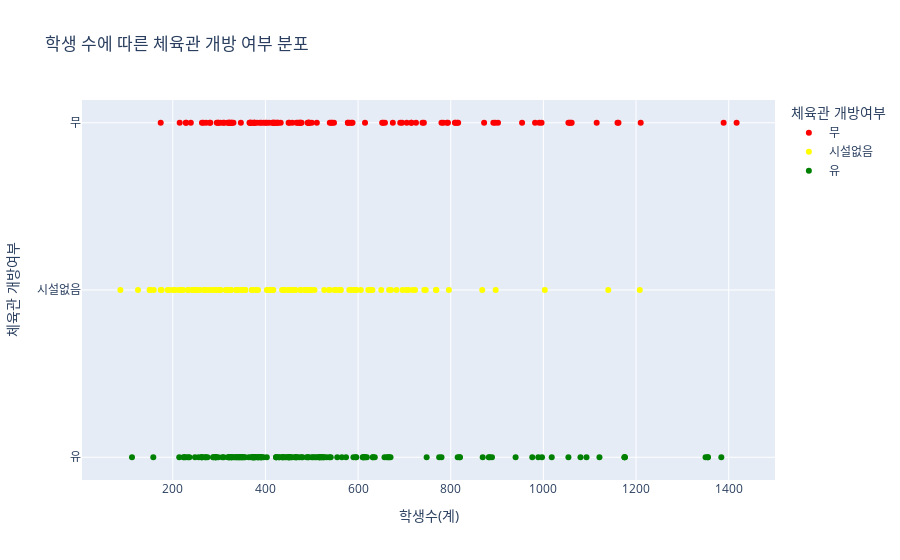

The cell this chart's notebook holds for it:
### Code cell
# '학생수(계)' 열에서 괄호 안의 숫자를 제거하고 숫자로 변환
info_ms['학생수(계)'] = info_ms['학생수(계)'].str.extract('(\d+)').astype(int)
# 그래프 그리기

fig = px.scatter(
    info_ms, 
    x='학생수(계)', 
    y='체육관 개방여부', 
    color='체육관 개방여부', 
    text=None,  # 마우스를 대면 학교 이름 표시
    hover_data=['학교명'],
    title='학생 수에 따른 체육관 개방 여부 분포',
    color_discrete_map={'유': 'green', '무': 'red', '시설없음': 'yellow'},  # 색상 설정
)

# 그래프 출력
fig.show()

### Figure 1 — Plotly figure (JSON) as saved in the notebook; plotly's stock layout.template omitted (floating-point values rounded to 4 significant figures; data arrays with more than 128 entries replaced by an {"elided": "..."} marker saying what was removed)
{"data": [{"customdata": [["개원중학교"], ["경원중학교"], ["구룡중학교"], ["압구정중학교"], ["대명중학교"], ["대왕중학교"], ["대치중학교"], ["서운중학교"], ["서일중학교"], ["신구중학교"], ["신동중학교"], ["신사중학교"], ["언북중학교"], ["언주중학교"], ["휘문중학교"], ["가락중학교"], ["가원중학교"], ["고덕중학교"], ["동신중학교"], ["명일중학교"], ["신명중학교"], ["오금중학교"], ["오륜중학교"], ["잠신중학교"], ["풍납중학교"], ["한산중학교"], ["한영중학교"], ["등명중학교"], ["등원중학교"], ["목일중학교"], ["삼정중학교"], ["성재중학교"], ["송정중학교"], ["신월중학교"], ["양강중학교"], ["월촌중학교"], ["화원중학교"], ["신도림중학교"], ["안천중학교"], ["영남중학교"], ["영서중학교"], ["영원중학교"], ["오남중학교"], ["우신중학교"], ["윤중중학교"], ["한울중학교"], ["동대문중학교"], ["상봉중학교"], ["성일중학교"], ["숭인중학교"], ["신현중학교"], ["원묵중학교"], ["장안중학교"], ["장평중학교"], ["전농중학교"], ["전동중학교"], ["전일중학교"], ["중랑중학교"], ["남성중학교"], ["봉림중학교"], ["신림중학교"], ["노일중학교"], ["녹천중학교"], ["방학중학교"], ["백운중학교"], ["상계제일중학교"], ["상명중학교"], ["수락중학교"], ["신도봉중학교"], ["신방학중학교"], ["신상중학교"], ["온곡중학교"], ["월계중학교"], ["정의여자중학교"], ["중평중학교"], ["하계중학교"], ["경성중학교"], ["서울여자중학교"], ["연서중학교"], ["증산중학교"], ["광양중학교"], ["광희중학교"], ["구의중학교"], ["대원국제중학교"], ["신양중학교"], ["용곡중학교"], ["한양대학교사범대학부속중학교"], ["행당중학교"], ["강북중학교"], ["삼선중학교"], ["월곡중학교"], ["장위중학교"], ["창문여자중학교"], ["경신중학교"], ["덕수중학교"], ["배화여자중학교"], ["용강중학교"], ["용산중학교"], ["청운중학교"], ["삼각산중학교"], ["을지중학교"], ["경일중학교"], ["개운중학교"], ["염경중학교"], ["진관중학교"], ["강명중학교"], ["신도중학교"], ["창천중학교"], ["위례솔중학교"], ["길음중학교"], ["숭곡중학교"], ["내곡중학교"], ["해누리중학교"]], "hovertemplate": "체육관 개방여부=%{y}<br>학생수(계)=%{x}<br>학교명=%{customdata[0]}<extra></extra>", "legendgroup": "무", "marker": {"color": "red", "symbol": "circle"}, "mode": "markers", "name": "무", "orientation": "h", "showlegend": true, "type": "scatter", "x": [896, 1056, 784, 428, 996, 892, 588, 1160, 1059, 295, 792, 366, 321, 954, 814, 473, 425, 1389, 470, 982, 494, 368, 475, 1115, 331, 325, 742, 586, 266, 1210, 303, 376, 174, 739, 794, 1417, 544, 1054, 458, 433, 548, 493, 578, 309, 452, 542, 578, 691, 318, 328, 695, 872, 415, 715, 396, 425, 382, 347, 281, 263, 298, 372, 418, 400, 491, 495, 810, 419, 476, 408, 311, 511, 322, 298, 809, 705, 322, 652, 327, 376, 421, 780, 416, 493, 272, 615, 450, 229, 377, 388, 500, 582, 478, 215, 239, 403, 816, 280, 369, 991, 715, 228, 675, 539, 1061, 725, 1162, 366, 467, 902, 654, 391, 658], "xaxis": "x", "y": ["무", "무", "무", "무", "무", "무", "무", "무", "무", "무", "무", "무", "무", "무", "무", "무", "무", "무", "무", "무", "무", "무", "무", "무", "무", "무", "무", "무", "무", "무", "무", "무", "무", "무", "무", "무", "무", "무", "무", "무", "무", "무", "무", "무", "무", "무", "무", "무", "무", "무", "무", "무", "무", "무", "무", "무", "무", "무", "무", "무", "무", "무", "무", "무", "무", "무", "무", "무", "무", "무", "무", "무", "무", "무", "무", "무", "무", "무", "무", "무", "무", "무", "무", "무", "무", "무", "무", "무", "무", "무", "무", "무", "무", "무", "무", "무", "무", "무", "무", "무", "무", "무", "무", "무", "무", "무", "무", "무", "무", "무", "무", "무", "무"], "yaxis": "y"}, {"customdata": [["단국대학교사범대학부속중학교"], ["도곡중학교"], ["동덕여자중학교"], ["반포중학교"], ["방배중학교"], ["서문여자중학교"], ["서초중학교"], ["세화여자중학교"], ["숙명여자중학교"], ["영동중학교"], ["은성중학교"], ["동북중학교"], ["둔촌중학교"], ["문정중학교"], ["방산중학교"], ["배명중학교"], ["배재중학교"], ["보성중학교"], ["보인중학교"], ["상일중학교"], ["성덕여자중학교"], ["영파여자중학교"], ["일신여자중학교"], ["잠실중학교"], ["천일중학교"], ["덕원중학교"], ["마포중학교"], ["명덕여자중학교"], ["봉영여자중학교"], ["신정여자중학교"], ["염창중학교"], ["화곡중학교"], ["개봉중학교"], ["문래중학교"], ["문성중학교"], ["문일중학교"], ["경희여자중학교"], ["대광중학교"], ["동국대학교사범대학부속중학교"], ["송곡여자중학교"], ["영란여자중학교"], ["정화여자중학교"], ["혜원여자중학교"], ["휘경여자중학교"], ["휘경중학교"], ["강현중학교"], ["광신중학교"], ["남강중학교"], ["대방중학교"], ["문창중학교"], ["봉원중학교"], ["사당중학교"], ["상도중학교"], ["서울문영여자중학교"], ["성남중학교"], ["성보중학교"], ["중앙대학교사범대학부속중학교"], ["광운중학교"], ["선덕중학교"], ["염광중학교"], ["재현중학교"], ["청원중학교"], ["구산중학교"], ["대성중학교"], ["동도중학교"], ["동명여자중학교"], ["명지중학교"], ["서연중학교"], ["선일여자중학교"], ["선정중학교"], ["숭문중학교"], ["숭실중학교"], ["아현중학교"], ["연희중학교"], ["영락중학교"], ["예일여자중학교"], ["중앙여자중학교"], ["충암중학교"], ["한성중학교"], ["건국대학교사범대학부속중학교"], ["동국대학교사범대학부속여자중학교"], ["성수중학교"], ["성원중학교"], ["옥정중학교"], ["고려대학교사범대학부속중학교"], ["고명중학교"], ["동구여자중학교"], ["서라벌중학교"], ["성신여자중학교"], ["성암여자중학교"], ["신일중학교"], ["용문중학교"], ["홍익대학교사범대학부속중학교"], ["금호여자중학교"], ["대신중학교"], ["덕성여자중학교"], ["동성중학교"], ["배문중학교"], ["상명대학교사범대학부속여자중학교"], ["선린중학교"], ["성심여자중학교"], ["숭의여자중학교"], ["신광여자중학교"], ["장충중학교"], ["중앙중학교"], ["창덕여자중학교"], ["한양중학교"], ["환일중학교"], ["구암중학교"], ["마장중학교"], ["효문중학교"], ["수명중학교"], ["강동중학교"], ["항동중학교"], ["신길중학교"]], "hovertemplate": "체육관 개방여부=%{y}<br>학생수(계)=%{x}<br>학교명=%{customdata[0]}<extra></extra>", "legendgroup": "시설없음", "marker": {"color": "yellow", "symbol": "circle"}, "mode": "markers", "name": "시설없음", "orientation": "h", "showlegend": true, "type": "scatter", "x": [606, 709, 448, 216, 549, 627, 696, 746, 897, 1003, 486, 233, 252, 406, 440, 453, 868, 356, 494, 506, 497, 303, 416, 1208, 475, 743, 441, 527, 489, 407, 769, 553, 379, 622, 223, 384, 355, 357, 537, 176, 283, 125, 349, 465, 302, 371, 244, 317, 718, 337, 477, 485, 436, 234, 581, 371, 629, 314, 671, 325, 499, 563, 560, 407, 650, 249, 796, 251, 342, 597, 496, 350, 585, 723, 667, 631, 293, 768, 277, 595, 414, 189, 174, 539, 683, 417, 298, 320, 590, 403, 326, 159, 268, 87, 289, 150, 219, 192, 259, 486, 200, 457, 271, 206, 242, 214, 151, 151, 1140, 337, 268, 561, 626, 463, 704], "xaxis": "x", "y": ["시설없음", "시설없음", "시설없음", "시설없음", "시설없음", "시설없음", "시설없음", "시설없음", "시설없음", "시설없음", "시설없음", "시설없음", "시설없음", "시설없음", "시설없음", "시설없음", "시설없음", "시설없음", "시설없음", "시설없음", "시설없음", "시설없음", "시설없음", "시설없음", "시설없음", "시설없음", "시설없음", "시설없음", "시설없음", "시설없음", "시설없음", "시설없음", "시설없음", "시설없음", "시설없음", "시설없음", "시설없음", "시설없음", "시설없음", "시설없음", "시설없음", "시설없음", "시설없음", "시설없음", "시설없음", "시설없음", "시설없음", "시설없음", "시설없음", "시설없음", "시설없음", "시설없음", "시설없음", "시설없음", "시설없음", "시설없음", "시설없음", "시설없음", "시설없음", "시설없음", "시설없음", "시설없음", "시설없음", "시설없음", "시설없음", "시설없음", "시설없음", "시설없음", "시설없음", "시설없음", "시설없음", "시설없음", "시설없음", "시설없음", "시설없음", "시설없음", "시설없음", "시설없음", "시설없음", "시설없음", "시설없음", "시설없음", "시설없음", "시설없음", "시설없음", "시설없음", "시설없음", "시설없음", "시설없음", "시설없음", "시설없음", "시설없음", "시설없음", "시설없음", "시설없음", "시설없음", "시설없음", "시설없음", "시설없음", "시설없음", "시설없음", "시설없음", "시설없음", "시설없음", "시설없음", "시설없음", "시설없음", "시설없음", "시설없음", "시설없음", "시설없음", "시설없음", "시설없음", "시설없음", "시설없음"], "yaxis": "y"}, {"customdata": {"elided": "153x1 str values"}, "hovertemplate": "체육관 개방여부=%{y}<br>학생수(계)=%{x}<br>학교명=%{customdata[0]}<extra></extra>", "legendgroup": "유", "marker": {"color": "green", "symbol": "circle"}, "mode": "markers", "name": "유", "orientation": "h", "showlegend": true, "type": "scatter", "x": {"elided": "153 int values"}, "xaxis": "x", "y": {"elided": "153 str values"}, "yaxis": "y"}], "layout": {"legend": {"title": {"text": "체육관 개방여부"}, "tracegroupgap": 0}, "title": {"text": "학생 수에 따른 체육관 개방 여부 분포"}, "xaxis": {"anchor": "y", "domain": [0, 1], "title": {"text": "학생수(계)"}}, "yaxis": {"anchor": "x", "categoryarray": [null, "유", "시설없음", "무"], "categoryorder": "array", "domain": [0, 1], "title": {"text": "체육관 개방여부"}}}}
